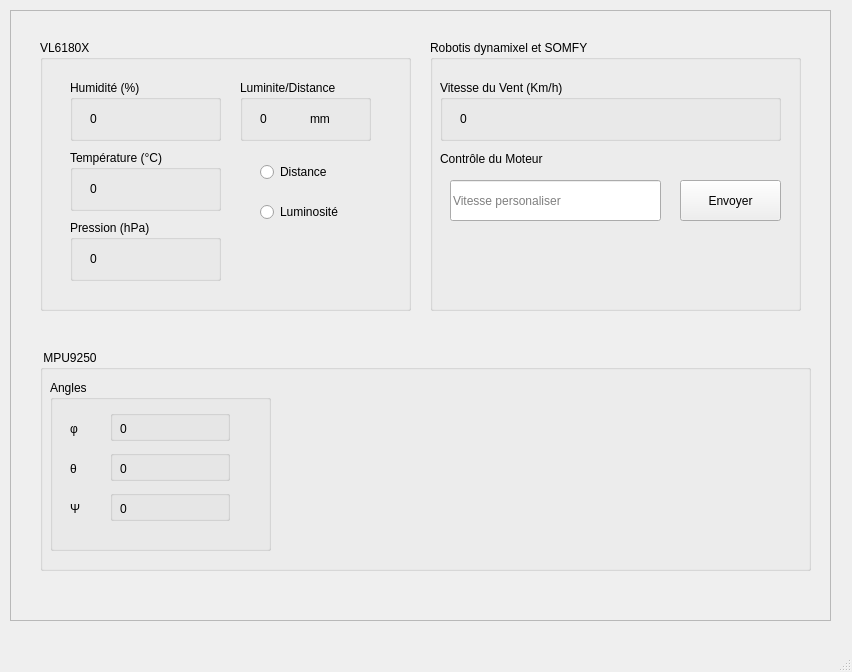
<?xml version="1.0" encoding="UTF-8"?>
<ui version="4.0">
 <class>MainWindow</class>
 <widget class="QMainWindow" name="MainWindow">
  <property name="geometry">
   <rect>
    <x>0</x>
    <y>0</y>
    <width>852</width>
    <height>672</height>
   </rect>
  </property>
  <property name="windowTitle">
   <string>MainWindow</string>
  </property>
  <widget class="QWidget" name="centralwidget">
   <widget class="QFrame" name="frame">
    <property name="geometry">
     <rect>
      <x>10</x>
      <y>10</y>
      <width>821</width>
      <height>611</height>
     </rect>
    </property>
    <property name="frameShape">
     <enum>QFrame::StyledPanel</enum>
    </property>
    <property name="frameShadow">
     <enum>QFrame::Raised</enum>
    </property>
    <widget class="QGroupBox" name="groupBox_2">
     <property name="geometry">
      <rect>
       <x>30</x>
       <y>30</y>
       <width>371</width>
       <height>271</height>
      </rect>
     </property>
     <property name="title">
      <string>VL6180X </string>
     </property>
     <widget class="QGroupBox" name="groupBox_3">
      <property name="geometry">
       <rect>
        <x>30</x>
        <y>40</y>
        <width>151</width>
        <height>61</height>
       </rect>
      </property>
      <property name="title">
       <string>Humidité (%)</string>
      </property>
      <widget class="QLabel" name="HumidityLabel">
       <property name="geometry">
        <rect>
         <x>20</x>
         <y>30</y>
         <width>66</width>
         <height>18</height>
        </rect>
       </property>
       <property name="text">
        <string>0</string>
       </property>
      </widget>
     </widget>
     <widget class="QGroupBox" name="groupBox_4">
      <property name="geometry">
       <rect>
        <x>30</x>
        <y>110</y>
        <width>151</width>
        <height>61</height>
       </rect>
      </property>
      <property name="title">
       <string>Température (°C)</string>
      </property>
      <widget class="QLabel" name="temperaturelabel">
       <property name="geometry">
        <rect>
         <x>20</x>
         <y>30</y>
         <width>66</width>
         <height>18</height>
        </rect>
       </property>
       <property name="text">
        <string>0</string>
       </property>
      </widget>
     </widget>
     <widget class="QGroupBox" name="groupBox_5">
      <property name="geometry">
       <rect>
        <x>30</x>
        <y>180</y>
        <width>151</width>
        <height>61</height>
       </rect>
      </property>
      <property name="title">
       <string>Pression (hPa)</string>
      </property>
      <widget class="QLabel" name="PressureLabel">
       <property name="geometry">
        <rect>
         <x>20</x>
         <y>30</y>
         <width>66</width>
         <height>18</height>
        </rect>
       </property>
       <property name="text">
        <string>0</string>
       </property>
      </widget>
     </widget>
     <widget class="QGroupBox" name="groupBox_7">
      <property name="geometry">
       <rect>
        <x>200</x>
        <y>40</y>
        <width>131</width>
        <height>61</height>
       </rect>
      </property>
      <property name="title">
       <string>Luminite/Distance</string>
      </property>
      <widget class="QLabel" name="DistanceBrightnessValue">
       <property name="geometry">
        <rect>
         <x>20</x>
         <y>30</y>
         <width>66</width>
         <height>18</height>
        </rect>
       </property>
       <property name="text">
        <string>0</string>
       </property>
      </widget>
      <widget class="QLabel" name="PressureLabel_3">
       <property name="geometry">
        <rect>
         <x>70</x>
         <y>30</y>
         <width>31</width>
         <height>18</height>
        </rect>
       </property>
       <property name="text">
        <string>mm</string>
       </property>
      </widget>
     </widget>
     <widget class="QRadioButton" name="DistanceRadio">
      <property name="geometry">
       <rect>
        <x>220</x>
        <y>120</y>
        <width>111</width>
        <height>24</height>
       </rect>
      </property>
      <property name="text">
       <string>Distance</string>
      </property>
     </widget>
     <widget class="QRadioButton" name="BrightnessRadio">
      <property name="geometry">
       <rect>
        <x>220</x>
        <y>160</y>
        <width>111</width>
        <height>24</height>
       </rect>
      </property>
      <property name="text">
       <string>Luminosité</string>
      </property>
     </widget>
    </widget>
    <widget class="QGroupBox" name="groupBox_6">
     <property name="geometry">
      <rect>
       <x>30</x>
       <y>340</y>
       <width>771</width>
       <height>221</height>
      </rect>
     </property>
     <property name="title">
      <string> MPU9250 </string>
     </property>
     <widget class="QGroupBox" name="groupBox">
      <property name="geometry">
       <rect>
        <x>10</x>
        <y>30</y>
        <width>221</width>
        <height>171</height>
       </rect>
      </property>
      <property name="title">
       <string>Angles</string>
      </property>
      <widget class="QLabel" name="label">
       <property name="geometry">
        <rect>
         <x>20</x>
         <y>40</y>
         <width>21</width>
         <height>18</height>
        </rect>
       </property>
       <property name="text">
        <string>φ</string>
       </property>
      </widget>
      <widget class="QLabel" name="label_2">
       <property name="geometry">
        <rect>
         <x>20</x>
         <y>80</y>
         <width>16</width>
         <height>18</height>
        </rect>
       </property>
       <property name="text">
        <string>θ</string>
       </property>
      </widget>
      <widget class="QLabel" name="label_3">
       <property name="geometry">
        <rect>
         <x>20</x>
         <y>120</y>
         <width>21</width>
         <height>18</height>
        </rect>
       </property>
       <property name="text">
        <string>Ψ</string>
       </property>
      </widget>
      <widget class="QGroupBox" name="groupBox_10">
       <property name="geometry">
        <rect>
         <x>60</x>
         <y>30</y>
         <width>120</width>
         <height>31</height>
        </rect>
       </property>
       <property name="title">
        <string/>
       </property>
       <widget class="QLabel" name="phiLabel">
        <property name="geometry">
         <rect>
          <x>10</x>
          <y>10</y>
          <width>121</width>
          <height>18</height>
         </rect>
        </property>
        <property name="text">
         <string>0</string>
        </property>
       </widget>
      </widget>
      <widget class="QGroupBox" name="groupBox_11">
       <property name="geometry">
        <rect>
         <x>60</x>
         <y>70</y>
         <width>120</width>
         <height>31</height>
        </rect>
       </property>
       <property name="title">
        <string/>
       </property>
       <widget class="QLabel" name="ThetaLabel">
        <property name="geometry">
         <rect>
          <x>10</x>
          <y>10</y>
          <width>101</width>
          <height>18</height>
         </rect>
        </property>
        <property name="text">
         <string>0</string>
        </property>
       </widget>
      </widget>
      <widget class="QGroupBox" name="groupBox_12">
       <property name="geometry">
        <rect>
         <x>60</x>
         <y>110</y>
         <width>120</width>
         <height>31</height>
        </rect>
       </property>
       <property name="title">
        <string/>
       </property>
       <widget class="QLabel" name="PsiLabel">
        <property name="geometry">
         <rect>
          <x>10</x>
          <y>10</y>
          <width>66</width>
          <height>18</height>
         </rect>
        </property>
        <property name="text">
         <string>0</string>
        </property>
       </widget>
      </widget>
     </widget>
     <widget class="QWidget" name="openglWidget" native="true">
      <property name="geometry">
       <rect>
        <x>240</x>
        <y>50</y>
        <width>511</width>
        <height>151</height>
       </rect>
      </property>
     </widget>
    </widget>
    <widget class="QGroupBox" name="groupBox_8">
     <property name="geometry">
      <rect>
       <x>420</x>
       <y>30</y>
       <width>371</width>
       <height>271</height>
      </rect>
     </property>
     <property name="title">
      <string>Robotis dynamixel et SOMFY </string>
     </property>
     <widget class="QGroupBox" name="groupBox_9">
      <property name="geometry">
       <rect>
        <x>10</x>
        <y>40</y>
        <width>341</width>
        <height>61</height>
       </rect>
      </property>
      <property name="title">
       <string>Vitesse du Vent (Km/h)</string>
      </property>
      <widget class="QLabel" name="windSpeedLabel">
       <property name="geometry">
        <rect>
         <x>20</x>
         <y>30</y>
         <width>66</width>
         <height>18</height>
        </rect>
       </property>
       <property name="text">
        <string>0</string>
       </property>
      </widget>
     </widget>
     <widget class="QPushButton" name="setSpeed">
      <property name="geometry">
       <rect>
        <x>250</x>
        <y>140</y>
        <width>101</width>
        <height>41</height>
       </rect>
      </property>
      <property name="text">
       <string>Envoyer</string>
      </property>
     </widget>
     <widget class="QLineEdit" name="MotorSpeed">
      <property name="geometry">
       <rect>
        <x>20</x>
        <y>140</y>
        <width>211</width>
        <height>41</height>
       </rect>
      </property>
      <property name="placeholderText">
       <string>Vitesse personaliser</string>
      </property>
     </widget>
     <widget class="QLabel" name="label_4">
      <property name="geometry">
       <rect>
        <x>10</x>
        <y>110</y>
        <width>151</width>
        <height>18</height>
       </rect>
      </property>
      <property name="text">
       <string>Contrôle du Moteur</string>
      </property>
     </widget>
    </widget>
   </widget>
  </widget>
  <widget class="QMenuBar" name="menubar">
   <property name="geometry">
    <rect>
     <x>0</x>
     <y>0</y>
     <width>852</width>
     <height>23</height>
    </rect>
   </property>
  </widget>
  <widget class="QStatusBar" name="statusbar"/>
 </widget>
 <resources/>
 <connections/>
</ui>
